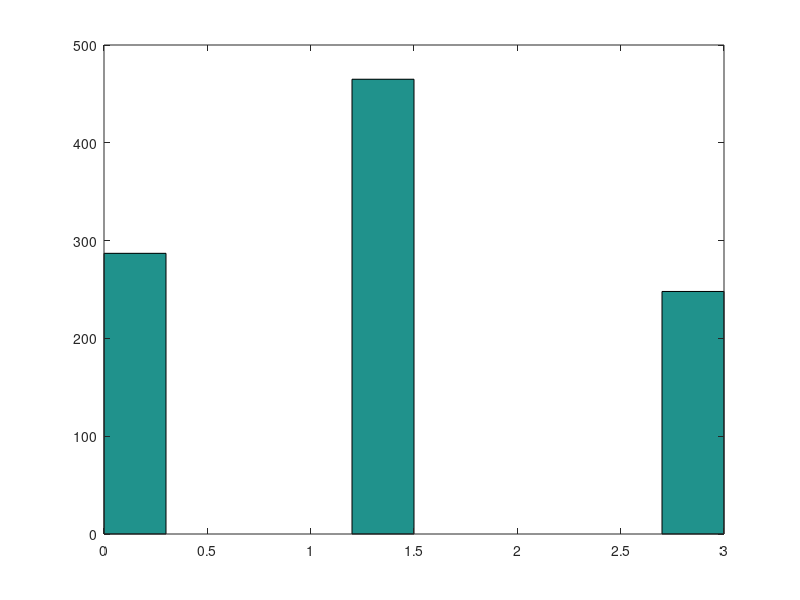

Source code (MATLAB):

%  VARIABLES

l=3; % mitad del espacio
p=1.5; % valor del número de salto
n=1000; % filas / numero de partículas
d=1; % columnas / dimensión
archivo="datos.txt";


%  Número de valores permitidos a través
%  del espacio.

k=((2*l)/p)+1;


%  Se define una matriz 'particulas'
%  que reune las coordenadas de cada partícula,
%  una por cada fila.

%  Las partículas se generan aleatoreamente
%  en función de la cantidad de
%  valores permitidos.

particulas=round(unifrnd(1,k,n,d));
%particulas=randi([1 k],n,d);

%particulas


%  Se asigna el valor real en el espacio
%  de las 'l' a cada partícula generada.

for i=1:n
  for j=1:d
    particulas(i,j)=(((particulas(i,j)-1)*p)-l);
  endfor
endfor

 %particulas

%  Se calcula la distancia al origen
%  y se guardan los valores
%  en 'distancias'.

for i=1:n
  distancias(i,1)=sqrt(sum((particulas(i,:).^2)));
endfor

%///  distancias

hist(distancias)


%{
  Se genera un archivo de texto
  guardando las distancias
%}

fid=fopen(archivo,"w");
fprintf(fid,'%2.5f\n',distancias);
fclose(fid);
